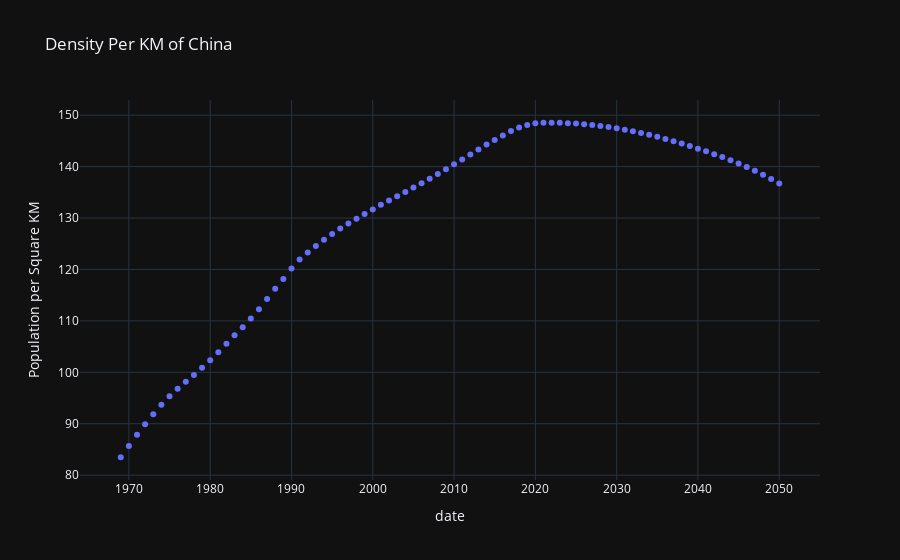

The cell this chart's notebook holds for it:
### Markdown cell above
`Figure of Density`

### Code cell
# density
fig4 = px.scatter(merged, x="date", y=" Population per Square KM", title="Density Per KM of China", template="plotly_dark",)
fig4.show()

### Figure 1 — Plotly figure (JSON) as saved in the notebook; plotly's stock layout.template omitted (floating-point values rounded to 4 significant figures)
{"data": [{"hovertemplate": "date=%{x}<br> Population per Square KM=%{y}<extra></extra>", "legendgroup": "", "marker": {"color": "#636efa", "symbol": "circle"}, "mode": "markers", "name": "", "orientation": "v", "showlegend": false, "type": "scatter", "x": [1969, 1970, 1971, 1972, 1973, 1974, 1975, 1976, 1977, 1978, 1979, 1980, 1981, 1982, 1983, 1984, 1985, 1986, 1987, 1988, 1989, 1990, 1991, 1992, 1993, 1994, 1995, 1996, 1997, 1998, 1999, 2000, 2001, 2002, 2003, 2004, 2005, 2006, 2007, 2008, 2009, 2010, 2011, 2012, 2013, 2014, 2015, 2016, 2017, 2018, 2019, 2020, 2021, 2022, 2023, 2024, 2025, 2026, 2027, 2028, 2029, 2030, 2031, 2032, 2033, 2034, 2035, 2036, 2037, 2038, 2039, 2040, 2041, 2042, 2043, 2044, 2045, 2046, 2047, 2048, 2049, 2050], "xaxis": "x", "y": [83.48, 85.68, 87.84, 89.88, 91.84, 93.68, 95.33, 96.81, 98.19, 99.49, 100.9, 102.3, 103.9, 105.6, 107.2, 108.8, 110.4, 112.3, 114.3, 116.2, 118.2, 120.2, 121.9, 123.3, 124.6, 125.8, 126.9, 127.9, 128.9, 129.9, 130.8, 131.7, 132.6, 133.4, 134.3, 135.1, 135.9, 136.8, 137.7, 138.6, 139.5, 140.4, 141.4, 142.3, 143.3, 144.3, 145.2, 146.0, 146.9, 147.6, 148.1, 148.4, 148.5, 148.5, 148.5, 148.5, 148.4, 148.3, 148.1, 147.9, 147.7, 147.5, 147.2, 146.9, 146.5, 146.2, 145.8, 145.4, 144.9, 144.5, 144.0, 143.5, 143.0, 142.4, 141.8, 141.2, 140.6, 139.9, 139.2, 138.4, 137.6, 136.7], "yaxis": "y"}], "layout": {"legend": {"tracegroupgap": 0}, "title": {"text": "Density Per KM of China"}, "xaxis": {"anchor": "y", "domain": [0, 1], "title": {"text": "date"}}, "yaxis": {"anchor": "x", "domain": [0, 1], "title": {"text": " Population per Square KM"}}}}
